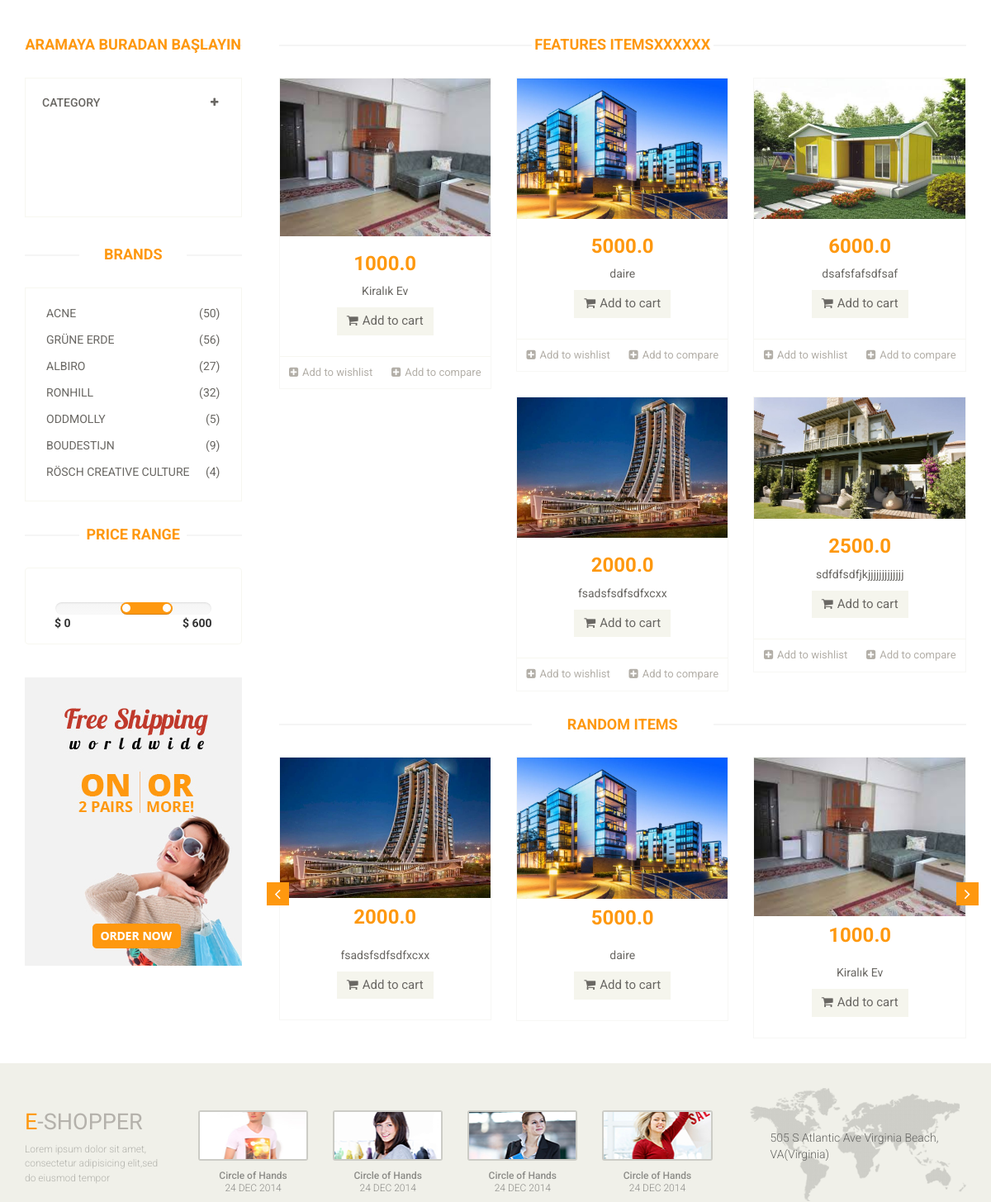
The app's page /home (middle part), older data.
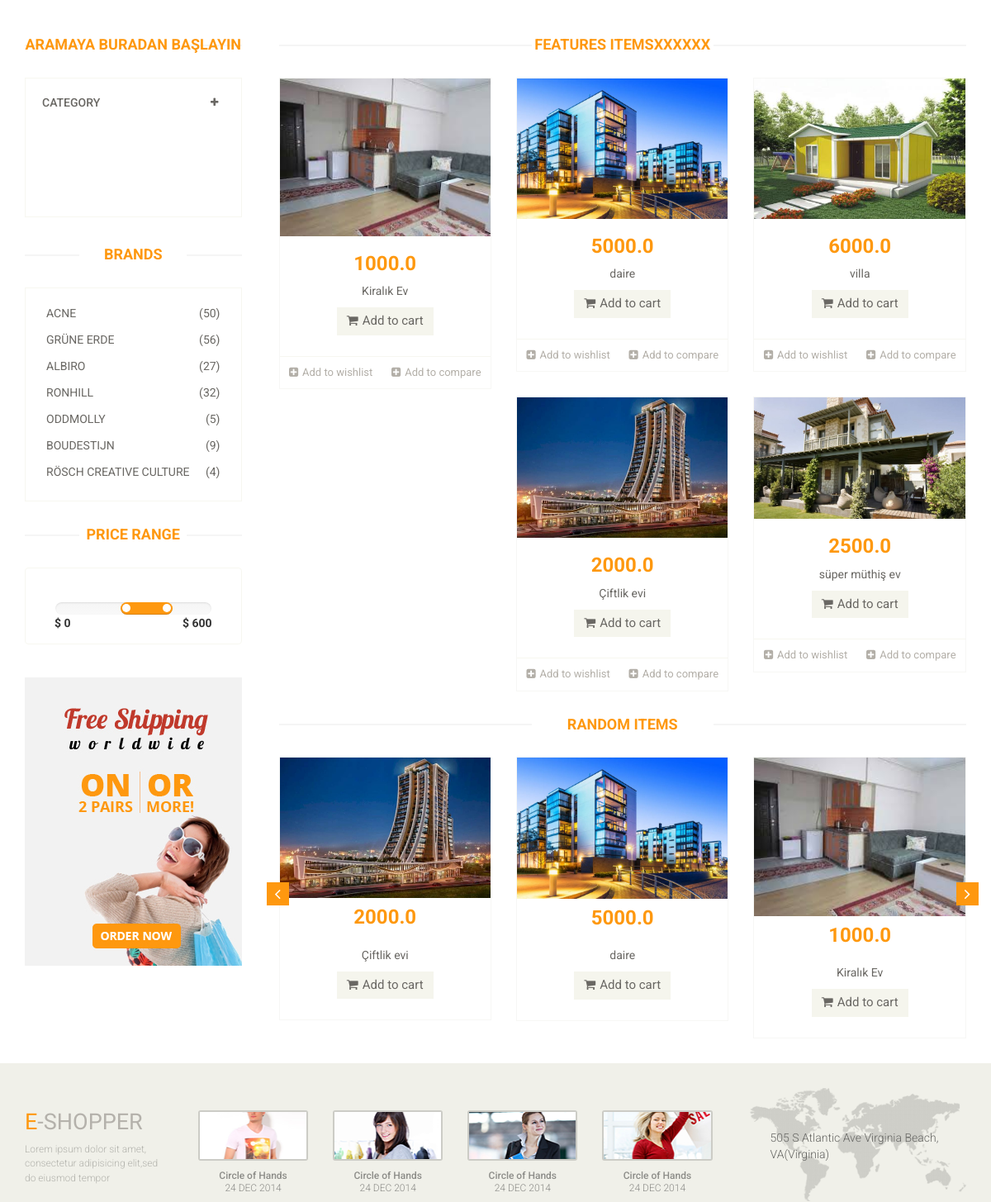
The same page, newer data.
### product/models.py (models this page shows, shortened)
class Product(models.Model):
    STATUS = (
        ('True', 'Evet'),
        ('False', 'Hayır'),
    )
    category = models.ForeignKey(Category, on_delete=models.CASCADE)
    title = models.CharField(max_length=150)
    keywords = models.CharField(max_length=255)
    description = models.CharField(max_length=255)
    image = models.ImageField(blank=True, upload_to='images/')
    price = models.FloatField()
    detail = RichTextUploadingField()
    slug = models.SlugField(blank=True,max_length=150)
    status = models.CharField(max_length=10, choices=STATUS)
    create_at = models.DateTimeField(auto_now_add=True)
    update_at = models.DateTimeField(auto_now=True)
    def image_tag(self):
        return mark_safe('<img src="{}" height="50"/>'.format(self.image.url))
    image_tag.short_description = 'Image'

### home/views.py (the view)
# urls.py: path('', views.index, name='index'),
def index(request):
    setting = Setting.objects.get(pk=1)
    sliderdata = Product.objects.all()[:10]
    category=Category.objects.all()
    dayproducts = Product.objects.all()[:7]
    lastproducts = Product.objects.all().order_by('-id')[:7]
    randomproducts = Product.objects.all().order_by('?')[:3]
    context = {'setting': setting,
               'page': 'home',
               'sliderdata':sliderdata,
               'sliderone':sliderdata[1].id,
               'category':category,
               'dayproducts': dayproducts,
               'lastproducts': lastproducts,
               'randomproducts': randomproducts
               }
    return render(request, 'index.html', context)

### home/templates/index.html (shortened to what this page needs)
{% extends "homebase.html" %}
{% block slider %}
           {% include "slider.html" %}
{% endblock %}
{% block maincontent %}
           {% include "maincontent.html" %}
{% endblock %}

### home/templates/maincontent.html (shortened to what the changed rows need)
{% load static %}
<section>
		<div class="container">
			<div class="row">
				<div class="col-sm-3">
					<div class="left-sidebar">
						<h2>Aramaya Buradan Başlayın</h2>
										{% load mptt_tags %}
						<div class="brands_products">
							<h2>Brands</h2>
						</div>
						<div class="price-range">
							<h2>Price Range</h2>
						</div>
					</div>
				</div>
				<div class="col-sm-9 padding-right">
					<div class="features_items">
						<h2 class="title text-center">Features ItemsXXXXXX</h2>
						{% for rs in dayproducts %}
						<div class="col-sm-4">
							<div class="product-image-wrapper">
								<div class="single-products">
										<div class="productinfo text-center">
											<img src="{{rs.image.url}}" alt="" />
											<h2>{{rs.price}}</h2>
											<p>{{rs.title}}</p>
											<a href="/product/{{rs.id}}/{{rs.slug}}" class="btn btn-default add-to-cart"><i class="fa fa-shopping-cart"></i>Add to cart</a>
										</div>
										<div class="product-overlay">
											<div class="overlay-content">
											</div>
										</div>
								</div>
								<div class="choose">
									<ul class="nav nav-pills nav-justified">
										<li><a href="#"><i class="fa fa-plus-square"></i>Add to wishlist</a></li>
										<li><a href="#"><i class="fa fa-plus-square"></i>Add to compare</a></li>
									</ul>
								</div>
							</div>
						</div>
						{% endfor %}
					</div>
					<div class="recommended_items">
						<h2 class="title text-center">RANDOM items</h2>
						<div id="recommended-item-carousel" class="carousel slide" data-ride="carousel">
							<div class="carousel-inner">
								<div class="item active">
									{% for rs in randomproducts %}
									<div class="col-sm-4">
										<div class="product-image-wrapper">
											<div class="single-products">
												<div class="productinfo text-center">
													<img src="{{rs.image.url}}" alt="" />
													<h2>{{rs.price}}</h2>
													<p>{{rs.title}}</p>
													<a href="/product/{{rs.id}}/{{rs.slug}}" class="btn btn-default add-to-cart"><i class="fa fa-shopping-cart"></i>Add to cart</a>
												</div>
											</div>
										</div>
									</div>
									{% endfor %}
								</div>
							</div>
						</div>
					</div>
				</div>
			</div>
		</div>
	</section>

Row changes from the older to the newer data that the page shows:
changed Product: title "dsafsfafsdfsaf" → "villa"
changed Product: title "fsadsfsdfsdfxcxx" → "Çiftlik evi"
changed Product: title "sdfdfsdfjkjjjjjjjjjjjjj" → "süper müthiş ev"
